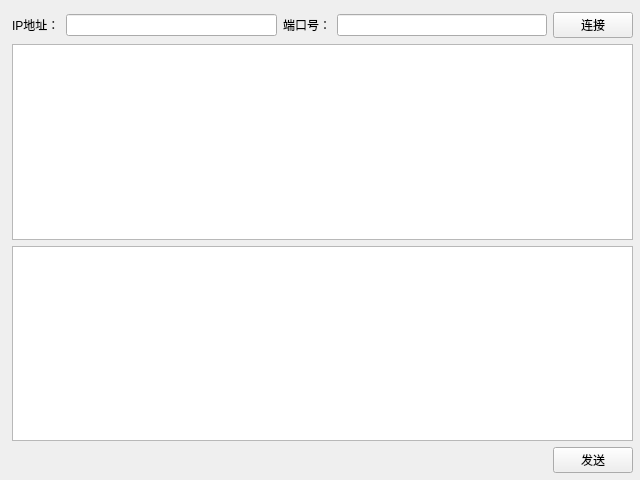
<?xml version="1.0" encoding="UTF-8"?>
<ui version="4.0">
 <class>Tcp_Client</class>
 <widget class="QWidget" name="Tcp_Client">
  <property name="geometry">
   <rect>
    <x>0</x>
    <y>0</y>
    <width>640</width>
    <height>480</height>
   </rect>
  </property>
  <property name="windowTitle">
   <string>Form</string>
  </property>
  <widget class="QWidget" name="">
   <property name="geometry">
    <rect>
     <x>12</x>
     <y>12</y>
     <width>621</width>
     <height>461</height>
    </rect>
   </property>
   <layout class="QGridLayout" name="gridLayout">
    <item row="0" column="0">
     <widget class="QLabel" name="lblIP">
      <property name="text">
       <string>IP地址：</string>
      </property>
     </widget>
    </item>
    <item row="0" column="1">
     <widget class="QLineEdit" name="txtIP"/>
    </item>
    <item row="0" column="2">
     <widget class="QLabel" name="lblPort">
      <property name="text">
       <string>端口号：</string>
      </property>
     </widget>
    </item>
    <item row="0" column="3">
     <widget class="QLineEdit" name="txtPort"/>
    </item>
    <item row="0" column="4">
     <widget class="QPushButton" name="btn_Connection">
      <property name="text">
       <string>连接</string>
      </property>
     </widget>
    </item>
    <item row="1" column="0" colspan="5">
     <widget class="QTextEdit" name="textEdit_Rev"/>
    </item>
    <item row="2" column="0" colspan="5">
     <widget class="QTextEdit" name="textEdit_Send"/>
    </item>
    <item row="3" column="4">
     <widget class="QPushButton" name="btn_Send">
      <property name="text">
       <string>发送</string>
      </property>
     </widget>
    </item>
   </layout>
  </widget>
 </widget>
 <resources/>
 <connections/>
</ui>
